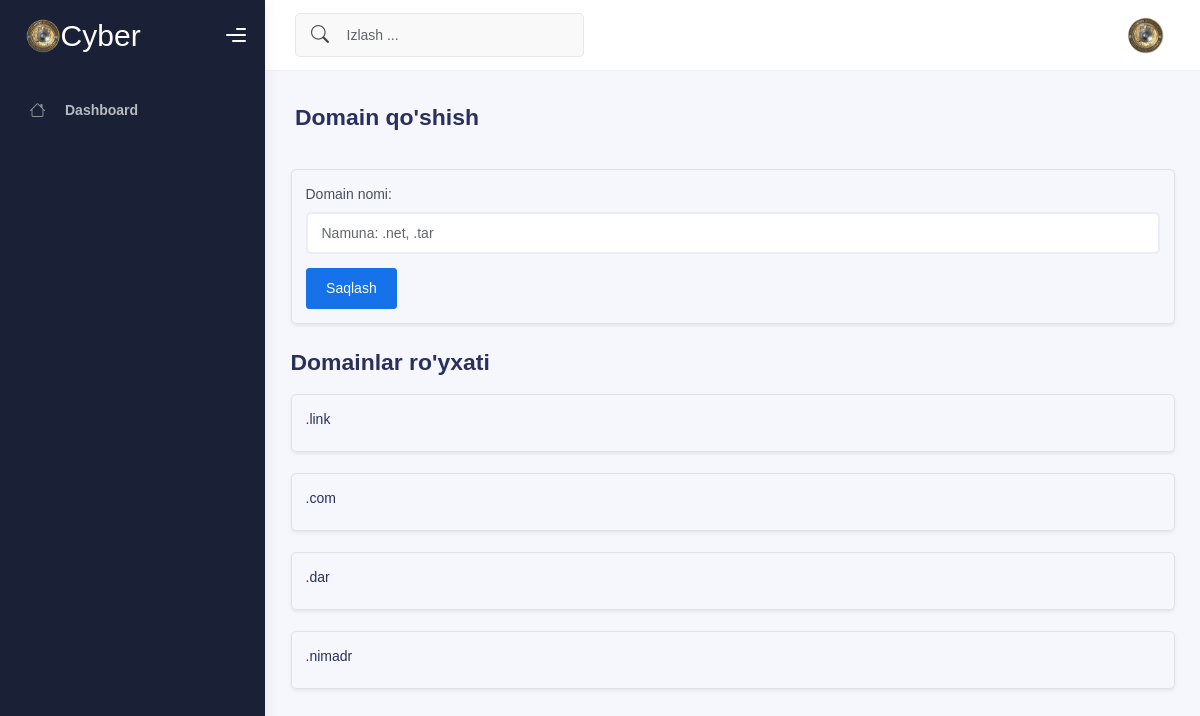
The app's page /domains/ with its own data.
### for_bot/models.py (models this page shows, shortened)
class Domains(models.Model):
    domain_suffix = models.CharField(max_length=50, unique=True)

### for_bot/views.py (the view)
# urls.py: path("domains/", domain_list, name="add_domain"),
def domain_list(request):
    domains = Domains.objects.all()
    if request.method == "POST":
        form = DomainForm(request.POST)
        if form.is_valid():
            form.save()
            return redirect("add_domain")
    else:
        form = DomainForm()
    return render(request, "check/list_domain.html", {"domains": domains, "form": form})

### for_bot/forms.py
class DomainForm(forms.ModelForm):
    class Meta:
        model = Domains
        fields = ["domain_suffix"]

### templates/check/list_domain.html (shortened to what this page needs)
{% load static %}
<!DOCTYPE html>
<html lang="en">
  <head>
    <link href="https://cdn.jsdelivr.net/npm/bootstrap-icons/font/bootstrap-icons.css" rel="stylesheet">
    <link rel="stylesheet" href="{% static 'css/bootstrap.min.css' %}" />
    <link rel="stylesheet" href="{% static 'css/plugins.min.css' %}" />
    <link rel="stylesheet" href="{% static 'css/kaiadmin.min.css' %}" />
    <link rel="stylesheet" href="{% static 'css/demo.css' %}" />
  </head>
  <body>
    <div class="wrapper">
      <div class="sidebar" data-background-color="dark">
        <div class="sidebar-logo">
          <div class="logo-header" data-background-color="dark">
            <a href="{% url 'home' %}" class="logo" style="justify-content: center; align-items: center; color: white; font-size: 30px;">
              <img
                src="{% static 'img/iiv.png' %}"
                alt="navbar brand"
                class="navbar-brand"
                height="35"
              />Cyber
            </a>
            <div class="nav-toggle">
              <button class="btn btn-toggle toggle-sidebar">
                <i class="gg-menu-right"></i>
              </button>
            </div>
          </div>
        </div>
        <div class="sidebar-wrapper scrollbar scrollbar-inner">
          <div class="sidebar-content">
            <ul class="nav nav-secondary">
                <li class="nav-item">
                  <a
                    href="{% url 'home' %}"
                    class="collapsed active"
                    aria-expanded="false"
                  >
                    <i class="bi bi-house"></i>
                    <p>Dashboard</p>
                  </a>
                </li>
              </ul>
          </div>
        </div>
      </div>
      <div class="main-panel">
        <div class="main-header">
          <nav
            class="navbar navbar-header navbar-header-transparent navbar-expand-lg border-bottom"
          >
            <div class="container-fluid">
              <nav
                class="navbar navbar-header-left navbar-expand-lg navbar-form nav-search p-0 d-none d-lg-flex"
              >
                <div class="input-group">
                  <div class="input-group-prepend">
                    <button type="submit" class="btn btn-search pe-1">
                      <i class="bi bi-search search-icon"></i>
                    </button>
                  </div>
                  <input
                    type="text"
                    placeholder="Izlash ..."
                    class="form-control"
                  />
                </div>
              </nav>
              <ul class="navbar-nav topbar-nav ms-md-auto align-items-center">
                <li class="nav-item topbar-user dropdown hidden-caret">
                  <a
                    class="dropdown-toggle profile-pic"
                    data-bs-toggle="dropdown"
                    href="#"
                    aria-expanded="false"
                  >
                    <div class="avatar-sm">
                      <img
                        src="{% static 'img/iiv.png' %}"
                        alt="..."
                        class="avatar-img rounded-circle"
                      />
                    </div>
                  </a>
                </li>
              </ul>
            </div>
          </nav>
        </div>
        <div class="container">
          <div class="page-inner">
            <div
              class="d-flex align-items-left align-items-md-center flex-column flex-md-row pt-2 pb-4"
            >
              <div>
                <h3 class="fw-bold mb-3">Domain qo'shish</h3>
              </div>
            </div>
            <div class="row">
                <div class="container">
                    <div class="row">
                        <div class="col-12">
                            <form method="post" class="mb-4 p-3 border rounded shadow-sm">
                                <div class="mb-3">
                                    <label for="domain_suffix" class="form-label">Domain nomi:</label>
                                    <input type="text" name="domain_suffix" id="domain_suffix" placeholder="Namuna: .net, .tar" class="form-control">
                                </div>
                                <button type="submit" class="btn btn-primary">Saqlash</button>
                            </form>
                        </div>
                        <div class="col-12">
                            <h3 class="fw-bold mb-3">Domainlar ro'yxati</h3>
                            <div class="messages-list">
                                {% for domain in domains %}
                                <div class="message-card mb-4 p-3 border rounded shadow-sm">
                                    <div class="row mb-2">
                                        <div class="col-8">
                                            {{ domain.domain_suffix }}
                                        </div>
                                    </div>
                                </div>
                                {% endfor %}
                            </div>
                        </div>
                    </div>
                </div>
            </div>
          </div>
        </div>
      </div>
    </div>
  </body>
</html>

### records on screen
Domains: domain_suffix ".link"
Domains: domain_suffix ".com"
Domains: domain_suffix ".dar"
Domains: domain_suffix ".nimadr"
